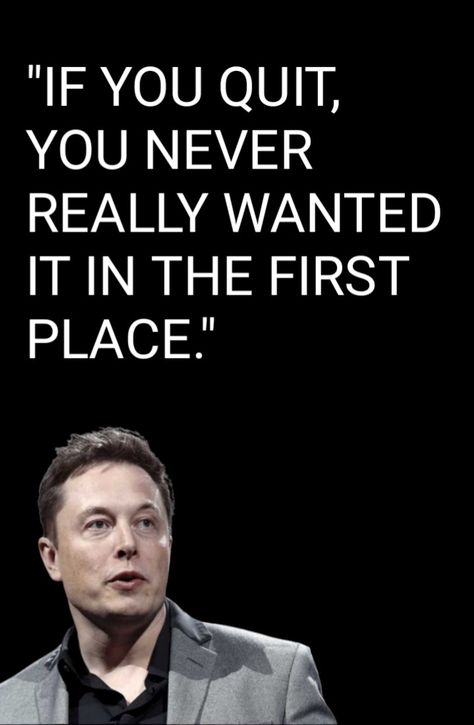
#> input picture 3_dars/images/img.jpg, 474 x 725 px, found by its file name; its folder holds only this picture in this run
$ jupyter execute --allow-errors text_detection.ipynb
#> lines starting #> are read from the running program, lines starting #| are printed output that depends on the picture; after the words box and inside, x2 and y2 are one past the last pixel; in counts of white or black regions, pixels touching at a corner belong together
[cell 1]
#Kutubxonalar import qilindi
import pytesseract
import os
import matplotlib.pyplot as plt
from PIL import Image
import cv2
import numpy as np

[cell 2]
dataset_folder = "/Users/mansurjonovnurmuhammad/Desktop/3_dars/images" #dataset ornatildi
image_files = [f for f in os.listdir(dataset_folder) if f.lower().endswith((".png", ".jpg", ".jpeg", ".bmp", ".tiff"))] #rasmlar o'qildi
print(f"Found {len(image_files)} images in dataset") #`dataset` papkasidagi rasmlar soni chiqarildi

#> (a cell that did not finish here is left out)

[cell 4]
output_folder = "text_detection_output" #natija saqlanadigan papka yaratish
os.makedirs(output_folder,exist_ok=True) #yangi papka yaratish

for img_file in image_files: #har bir rasm uchun
    img_path = os.path.join(dataset_folder,img_file) # rasm faylining to'liq yo'lini olish

    image = cv2.imread(img_path) #rasmni o'qish
#> image is the input picture: shape (725, 474, 3); mean B, G, R 30.8, 31, 32.5
    gray = cv2.cvtColor(image,cv2.COLOR_BGR2GRAY) #rasmni kulrang rangga o'zgartirish
    thresh = cv2.threshold(gray,150,255,cv2.THRESH_BINARY + cv2.THRESH_OTSU)[1] #rasmlarni chegaralash
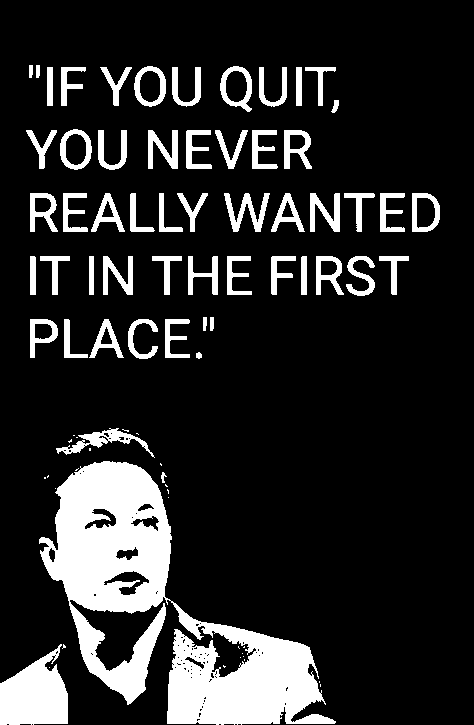
#> thresh: shape (725, 474); 15.8% white; 81 white regions (25 under 20 px), largest, box (x1, y1, x2, y2) and area: (39, 461, 336, 725) 29404, (0, 644, 68, 725) 3733, (56, 428, 155, 458) 791

    output_path = os.path.join(output_folder,f"Processed_{img_file}") #natija saqlanadigan papka yo'lini olish
    cv2.imwrite(output_path,thresh) #chegaralangan rasmni saqlash

print(f"All processed images saved ad {output_folder}")
